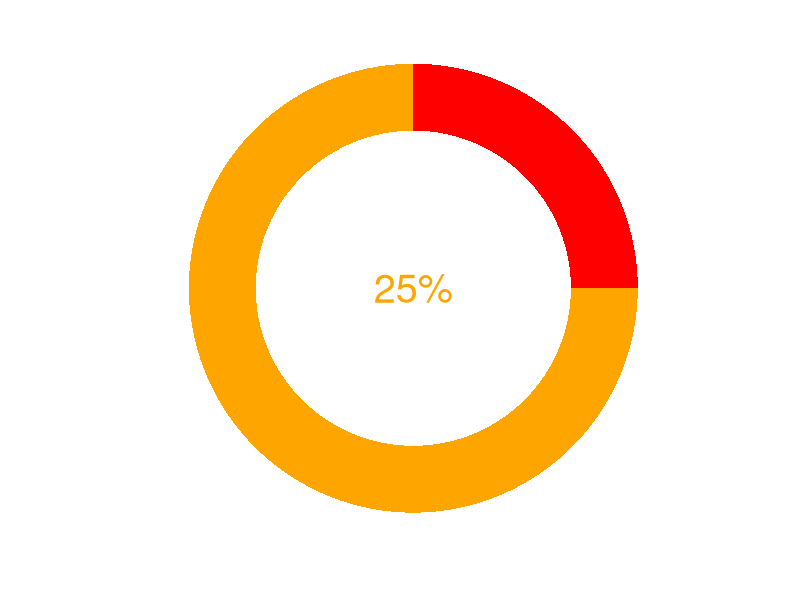
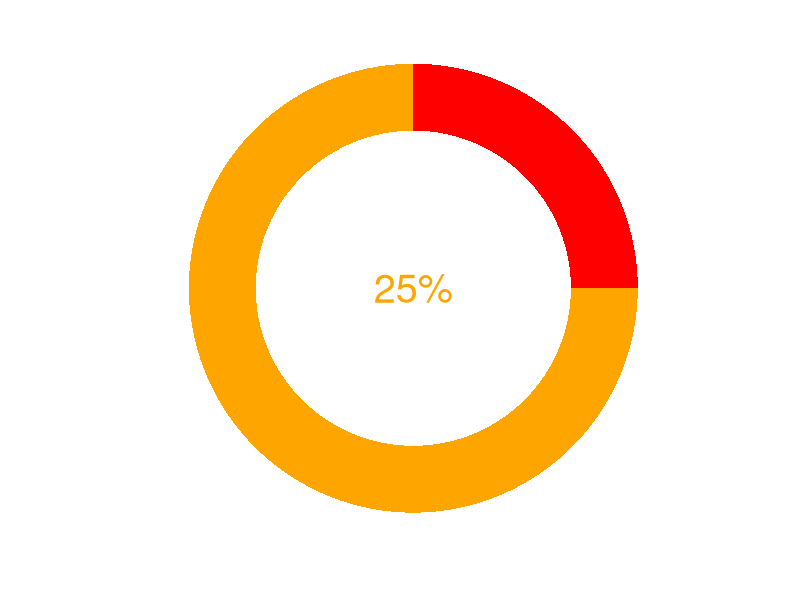
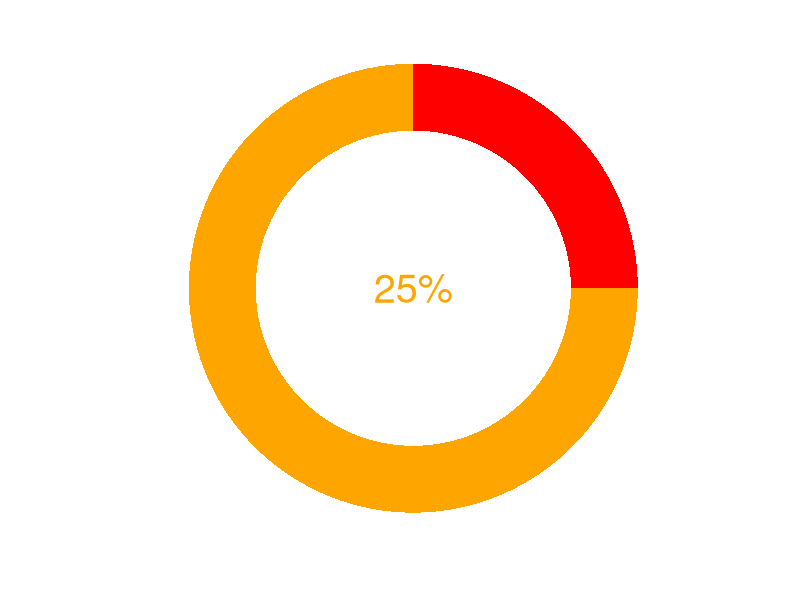
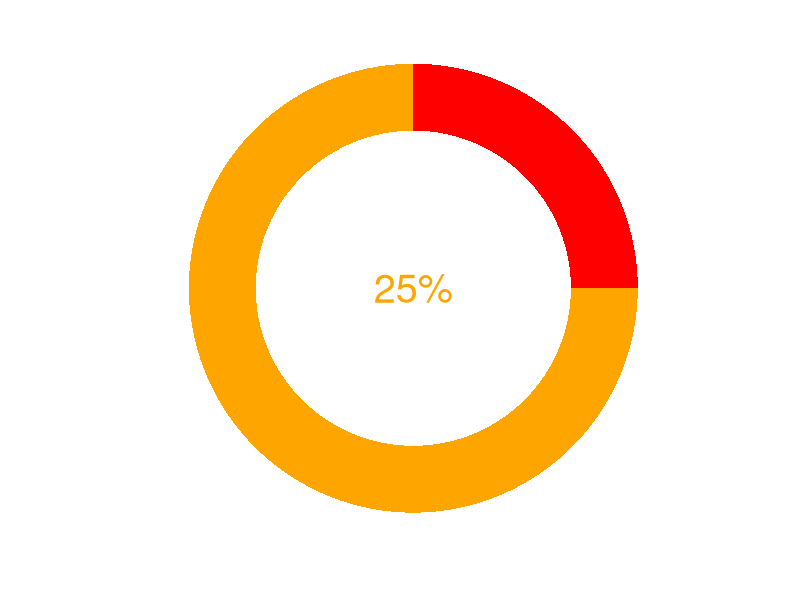
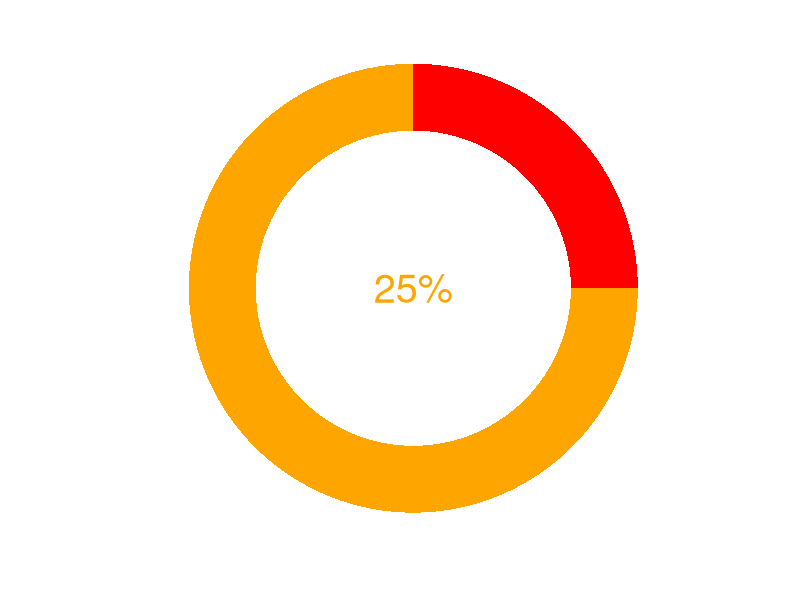
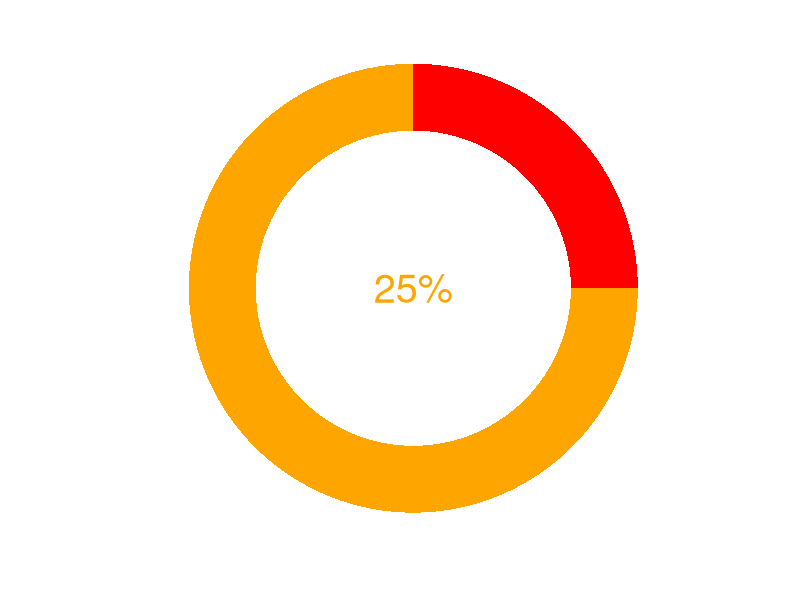

Write R code to recreate these figures, in order.
## ---- chunk 1
#This area creates the plots and sets up other objects to be inserted into the RMarkdown code later on.

#---#
#The overall layout and objects sizes are determined by these variables.
image_width <- 200
fontSize <- 24
bar_plot_width <- 400
donut_plot_width <- 300
donut_plot_height <- 300
text_description_width <- 90
column_1_pixels_from_left <- 0
column_2_pixels_from_left <- 300
column_3_pixels_from_left <- 400
column_4_pixels_from_left <- 700

row_1_pixels_from_top <- 200
row_2_pixels_from_top <- 500
row_3_pixels_from_top <- 800

sample_number_for_text <- '1,350'
#---#


#----------#This section creates the plots that will later be referenced in the Markdown/HTML code.
df <- data.frame(
  group = c("Yes", "No"),
  value = c(25, 75)
)

suppressWarnings(  library(ggplot2)   ) #Load library ggplot and suppress any warnings that pop up.
#I had difficulty suppressing them purely with setting warnings = False
#at the start of the RMarkdown chunk.


# Sample Barplot
bp <- ggplot(df, aes(x="", y=value, fill=group)) +
  geom_bar(width = .35, stat = "identity", fill = c('red','orange'))

bp <- bp + labs(x="", y="")  #This removes the 'x' and 'value' labels for the x and y axes respectively.

pie <- bp + #geom_text(aes(label = '14%'), vjust = "inward", hjust = "inward") +
  coord_polar("y", start=0*pi/(180)) +  #This changes the barplot into a donut plot.
  annotate("text", x = 0, y = 0, label = "25%", size = 10, col = 'orange')


pie <- pie + theme(panel.background = ggplot2::element_blank(),
                   axis.text.x = ggplot2::element_blank(),  #This will get rid of the x-axis labels.
                   axis.ticks=element_blank())  #This will get rid of the single x-axis tick.
#----------#



## ---- chunk 2
    pie 
## ---- chunk 3
    pie
## ---- chunk 4
    pie
## ---- chunk 5
    pie
## ---- chunk 6
    pie 
## ---- chunk 7
    pie
